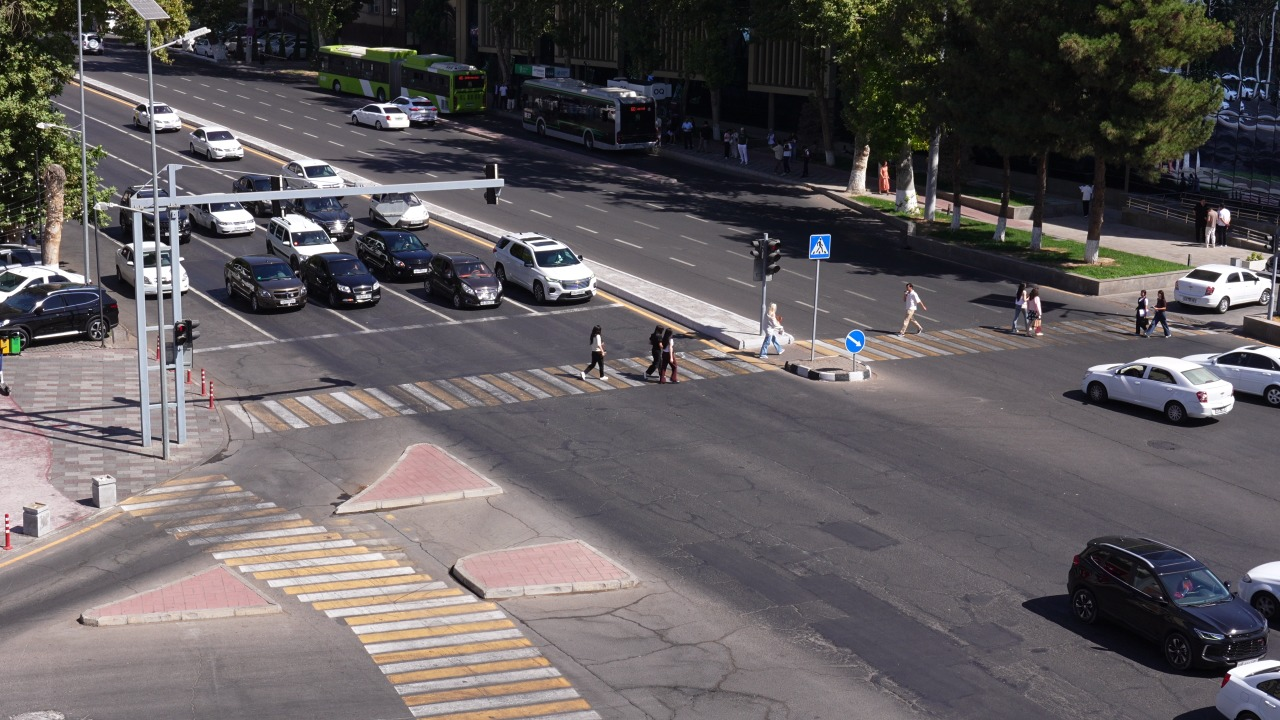
#> input picture zones_ref.jpg, 1280 x 720 px; its folder holds only this picture in this run
$ python -i align.py   (imports and definitions only)
#> lines starting #> are read from the running program, lines starting #| are printed output that depends on the picture
#> further down, picture is the input picture: shape (720, 1280, 3); mean B, G, R 94.6, 92.6, 97.7
"""align.py — aligning the zones to a specific video.

The camera is "the same", but it shifts between recordings: relative to C3896 (the
zones were drawn on it) C3902 is shifted by 140x77 px, rotated by 1° and
zoomed in by 1.5%, C3905 by 41x42 px, 1.1°, 1.5%. The hidden test was shot with the
same camera but in other recordings, so the zones are mapped into the coordinates of
EACH video from its own frames.

Method:
  * CLAHE -> SIFT on downscaled frames (WORK_WIDTH) -> Lowe's ratio test;
  * the model is a homography (RANSAC): it also covers camera tilt if the camera was
    re-mounted at a different angle. Shift + rotation + scale on the
    stress test with 2-8% tilt missed by 49-262 px, the homography by
    2-4 px; even on the samples themselves the homography is more accurate (1-4 px vs
    11-15). If there are too few correspondences or the homography is degenerate — fall back to
    shift + rotation + scale; if that is implausible too — zones as is;
  * a bank of reference frames: the main one (day, zones_ref.jpg) and extra ones
    (sunset, dusk) with a precomputed "main -> this
    reference" transform. A dark video is matched against a dark reference frame;
  * over several video frames: a grid of control points is projected by
    each estimate, the median is taken per point, and the final
    homography is fitted to the median. The camera sways within a clip (~10 px), and a single
    frame may catch a bus in front of the background. If the estimates disagree by more than
    MOVED_WARN_PX, the report says the camera was moved during the clip.

Stress test (tools/align_stress.py) on real frames of the 4 samples: shift up to
500x250 px, rotation up to 8°, scale 0.8-1.25, tilt up to 8%, 30% of the frame
occluded, blur, noise, darkening — light_roi centre error <= 7 px.
"""
from __future__ import annotations

import json
from pathlib import Path

import cv2
import numpy as np

ROOT = Path(__file__).resolve().parent.parent
REF_IMAGE = ROOT / "zones_ref.jpg"
REF_META = ROOT / "zones_ref.json"
WORK_WIDTH = 1280          # alignment runs on downscaled frames
MIN_INLIERS = 40           # similarity
MIN_INLIERS_H = 60         # homography: 8 degrees of freedom — needs more support
MIN_INLIER_RATIO_H = 0.2
RATIO = 0.8                # Lowe's ratio test for SIFT
N_FEATURES = 4000          # matching is quadratic: 8000 costs 3.4 s per frame with a bank of 3
RANSAC_PX = 3.0            # RANSAC threshold in px of the downscaled frame
SAMPLE_FRACS = (0.0, 0.5, 0.9)   # video frames used for estimation (fractions of duration)
SHORT_VIDEO_SEC = 60.0           # shorter than this — a single frame: seeking in 4K costs ~2.5 s per frame
# "Same camera" plausibility: on the stress test estimates are accurate (<= 7 px) far
# beyond the former limits of 8% / 3° / 5%; an implausible one is a matching error
# (deep night: 22 inliers, off by 2000+ px), not a real displacement.
MAX_SHIFT_FRAC = 0.25
MAX_ROT_DEG = 10.0
MAX_SCALE_DEV = 0.35             # camera zoom 1.25 + its own 1.3% still passes
MAX_PERSPECTIVE_AREA_DEV = 0.5   # frame area / scale^2: 0.5-1.5 (degenerate perspective is rejected)
MOVED_WARN_PX = 40.0
CONFIDENT_INLIERS = 400          # this many inliers — the remaining reference frames are not tried

_refs_cache = None


# ---------------------------------------------------------------- reference frames
# [33 lines left out: functions save_reference, add_extra_reference, not called in this run]


def _small(frame_bgr):
    h, w = frame_bgr.shape[:2]
    return cv2.resize(frame_bgr, (WORK_WIDTH, int(round(h * WORK_WIDTH / w))), interpolation=cv2.INTER_AREA)


def _features(gray):
    gray = cv2.createCLAHE(clipLimit=3.0, tileGridSize=(8, 8)).apply(gray)
    return cv2.SIFT_create(nfeatures=N_FEATURES).detectAndCompute(gray, None)


def load_reference():
    """All reference frames and their SIFT features (cached per process)."""
    return _load_refs()


def _load_refs() -> list[dict]:
    """[{name, gray, kp, des, full_width, H_from_main}], the main one first."""
    global _refs_cache
    if _refs_cache is None:
        _refs_cache = []
        if REF_IMAGE.exists():
            meta = json.loads(REF_META.read_text()) if REF_META.exists() else {}
            entries = [{"name": "main", "path": REF_IMAGE, "H_from_main": np.eye(3).tolist(),
                        "full_width": meta.get("full_width"), "video": meta.get("video")}]
            entries += [dict(e, path=REF_META.parent / e["image"]) for e in meta.get("extra", [])]
            for e in entries:
                path = e["path"]
                if not path.exists():
                    continue
                gray = cv2.imread(str(path), cv2.IMREAD_GRAYSCALE)
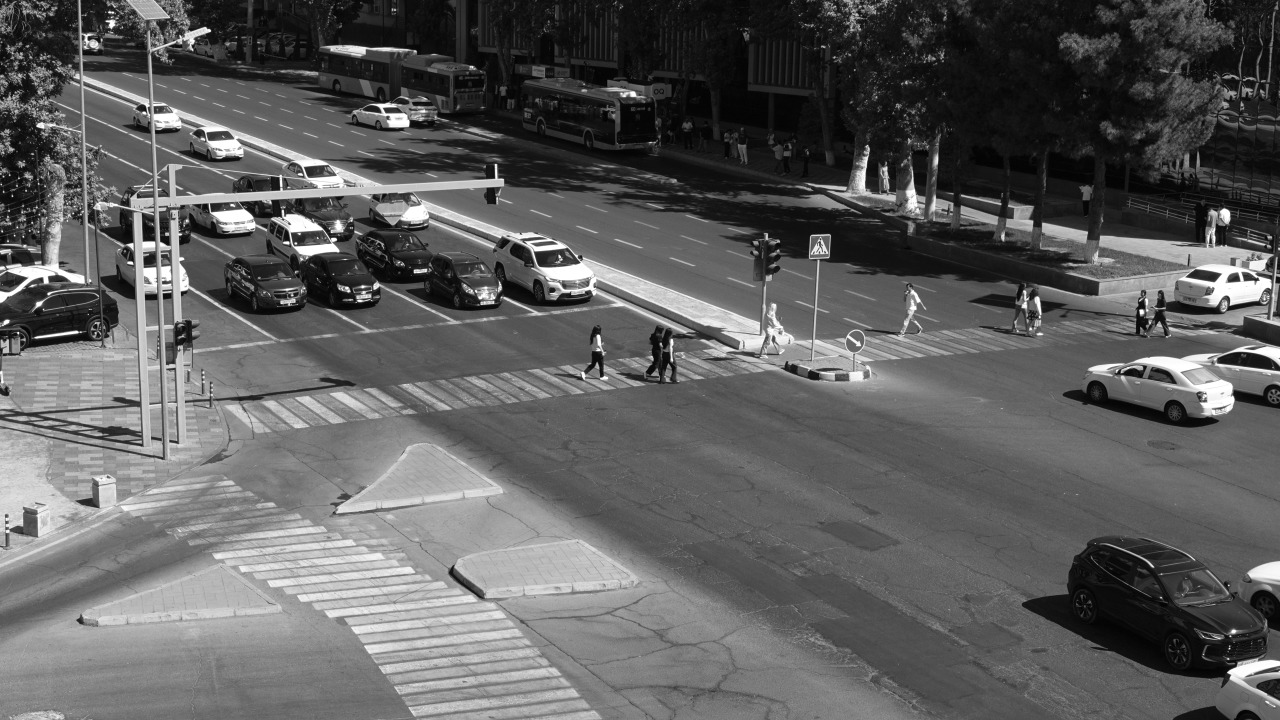
#> gray: shape (720, 1280); min 0, max 255, mean 94.3
                kp, des = _features(gray)
#> in _features, `gray = cv2.createCLAHE(clipLimit=3.0, tileGridSize=(8, 8)).apply(gray)`:
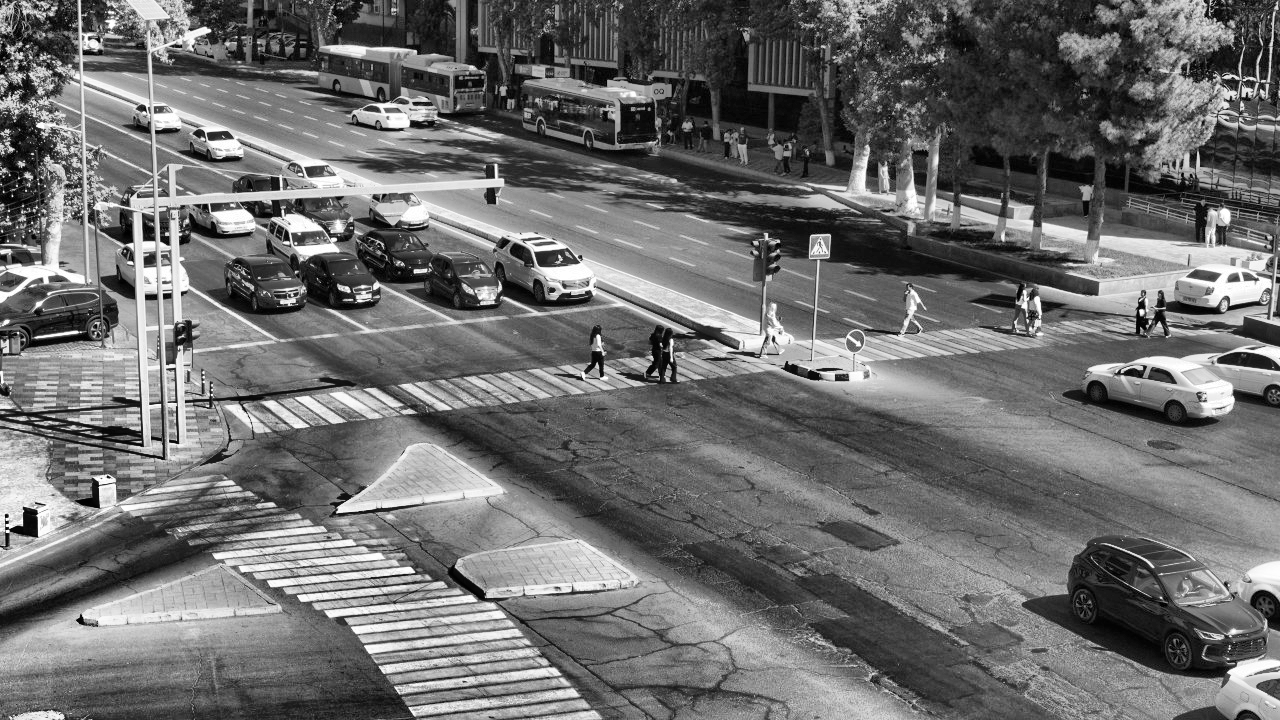
#> gray: shape (720, 1280); min 0, max 255, mean 109.9
#> kp = 4000 keypoints; strongest (x, y, size): (6, 516, 2.6), (7, 522, 2.4), (7, 528, 2.2), (1141, 312, 3.4)
                _refs_cache.append({"name": e["name"], "gray": gray, "kp": kp, "des": des,
                                    "brightness": float(gray.mean()),
                                    "full_width": float(e.get("full_width") or gray.shape[1]),
                                    "video": e.get("video"),
                                    "H_from_main": np.asarray(e["H_from_main"], np.float64)})
    return _refs_cache


# ---------------------------------------------------------------- estimation
def _to3(M):
    return np.vstack([M, [0.0, 0.0, 1.0]])


def _describe(H, w, h):
    """Shift of the frame centre, rotation and scale of the homography around the centre — for
    the report and the plausibility check."""
    c = np.array([[[w / 2, h / 2]]])
    d = 50.0
    p = cv2.perspectiveTransform(np.array([[[w / 2, h / 2], [w / 2 + d, h / 2]]]), H)[0]
    cc = cv2.perspectiveTransform(c, H)[0, 0]
    vx = (p[1] - p[0]) / d
    corners = np.array([[[0, 0], [w, 0], [w, h], [0, h]]], np.float64)
    area = cv2.contourArea(cv2.perspectiveTransform(corners, H)[0].astype(np.float32)) / (w * h)
    return {"dx": round(float(cc[0] - w / 2), 1), "dy": round(float(cc[1] - h / 2), 1),
            "rot_deg": round(float(np.degrees(np.arctan2(vx[1], vx[0]))), 2),
            "scale": round(float(np.hypot(*vx)), 4), "area": round(float(area), 3)}


def _plausible(desc, w):
    return (abs(desc["scale"] - 1) <= MAX_SCALE_DEV and abs(desc["rot_deg"]) <= MAX_ROT_DEG
            and max(abs(desc["dx"]), abs(desc["dy"])) <= MAX_SHIFT_FRAC * w
            and abs(desc["area"] / desc["scale"] ** 2 - 1) <= MAX_PERSPECTIVE_AREA_DEV)


def _describe_camera(H, ref_w, ref_h, w):
    """_describe of the CAMERA displacement: H maps the reference frame (ref_w) to the video frame
    (w), and for a video of a different resolution the scale w/ref_w is not camera
    motion. The comparison is done at the reference frame's scale."""
    k = w / ref_w
    return _describe(np.diag([1 / k, 1 / k, 1.0]) @ H, ref_w, ref_h)


def _estimate_one(ref, gray, kp_f, des_f, w, h):
    """Homography "reference frame ref -> this frame" in full-resolution px, or None."""
    if ref["des"] is None or des_f is None or len(kp_f) < MIN_INLIERS:
        return None, {"status": "few_features"}
    matches = cv2.BFMatcher(cv2.NORM_L2).knnMatch(ref["des"], des_f, k=2)
    good = [m for m, n in (p for p in matches if len(p) == 2) if m.distance < RATIO * n.distance]
    if len(good) < MIN_INLIERS:
        return None, {"status": "few_matches", "matches": len(good)}
    k_ref = ref["full_width"] / ref["gray"].shape[1]    # downscaled -> full reference
    k_frm = w / gray.shape[1]                            # downscaled -> full video frame
    src = np.float32([ref["kp"][m.queryIdx].pt for m in good]) * k_ref
    dst = np.float32([kp_f[m.trainIdx].pt for m in good]) * k_frm
    thr = RANSAC_PX * k_frm
    cv2.setRNGSeed(0)   # RANSAC is random: fix the seed so that two runs match
    H, inl = cv2.findHomography(src, dst, cv2.RANSAC, thr, maxIters=5000, confidence=0.999)
    n_h = int(inl.sum()) if inl is not None else 0
    ref_w, ref_h = ref["full_width"], ref["gray"].shape[0] * k_ref
    if H is not None and n_h >= MIN_INLIERS_H and n_h / len(good) >= MIN_INLIER_RATIO_H:
        desc = _describe_camera(H, ref_w, ref_h, w)
        if _plausible(desc, ref_w):
            return H, dict(desc, status="ok", model="homography", inliers=n_h, matches=len(good))
    cv2.setRNGSeed(0)
    M, inl = cv2.estimateAffinePartial2D(src, dst, method=cv2.RANSAC, ransacReprojThreshold=thr,
                                         maxIters=5000, confidence=0.999)
    n_s = int(inl.sum()) if inl is not None else 0
    if M is None or n_s < MIN_INLIERS:
        return None, {"status": "ransac_failed", "inliers": max(n_h, n_s), "matches": len(good)}
    H = _to3(M)
    desc = _describe_camera(H, ref_w, ref_h, w)
    if not _plausible(desc, ref_w):
        return None, dict(desc, status="implausible", inliers=n_s, matches=len(good))
    return H, dict(desc, status="ok", model="similarity", inliers=n_s, matches=len(good))


def estimate(frame_bgr, refs=None) -> tuple[np.ndarray | None, dict]:
    """3x3 homography (zone coordinates, i.e. the main reference frame at full
    resolution -> coordinates of this frame) and a report. All reference
    frames are tried, the estimate with the most inliers is taken. None — failed."""
    refs = _load_refs() if refs is None else refs
#> refs = 1 item
    if not refs:
        return None, {"status": "no_reference", "hint": "no zones_ref.jpg — tools/make_zone_ref.py"}
    h, w = frame_bgr.shape[:2]
#> h = 720; w = 1280
    small = _small(frame_bgr)
    gray = cv2.cvtColor(small, cv2.COLOR_BGR2GRAY)
    kp_f, des_f = _features(gray)
#> kp_f has the same summary as kp in _load_refs
    best, best_rep, fails = None, None, []
    # the reference frame closest in lighting goes first: it is usually enough
    brightness = float(gray.mean())
#> brightness = 94.32
    for ref in sorted(refs, key=lambda r: abs(r["brightness"] - brightness)):
        H, rep = _estimate_one(ref, gray, kp_f, des_f, w, h)
        if H is None:
            fails.append(dict(rep, ref=ref["name"]))
            continue
        if best is None or rep["inliers"] > best_rep["inliers"]:
            best, best_rep = H @ ref["H_from_main"], dict(rep, ref=ref["name"], ref_video=ref["video"])
        if best_rep is not None and best_rep["inliers"] >= CONFIDENT_INLIERS:
            break   # a reference frame with similar lighting gives hundreds of inliers — stop searching
#> this loop made 1 pass
#> (matches in _estimate_one, good in _estimate_one, k_ref in _estimate_one, k_frm in _estimate_one, thr in _estimate_one, n_h in _estimate_one, ref_w in _estimate_one, ref_h in _estimate_one) on pass 1: (4000 matches, 3955 matches, 1, 1, 3, 3955, 1280, 720)
#> after the loop, best_rep = 11 items; fails = []
    if best is None:
        return None, fails[0] if len(fails) == 1 else {"status": fails[0]["status"], "tried": fails}
    best /= best[2, 2]
    main = refs[0] if refs[0]["name"] == "main" else _load_refs()[0]
#> main = 8 items
    best_rep.update(_describe_camera(best, main["full_width"],
                                     main["gray"].shape[0] * main["full_width"] / main["gray"].shape[1], w))
    return best, best_rep


# ---------------------------------------------------------------- video
# [22 lines left out: functions first_frame, transform_zones, not called in this run]


def _control_grid(w, h, n=6):
    xs, ys = np.linspace(0.05 * w, 0.95 * w, n), np.linspace(0.05 * h, 0.95 * h, n)
    return np.array([[x, y] for y in ys for x in xs], np.float64)


# [53 lines left out: functions estimate_video, aligned_zones, not called in this run]

>>> import cv2
>>> picture = cv2.imread('../zones_ref.jpg')
>>> result = estimate(picture)
